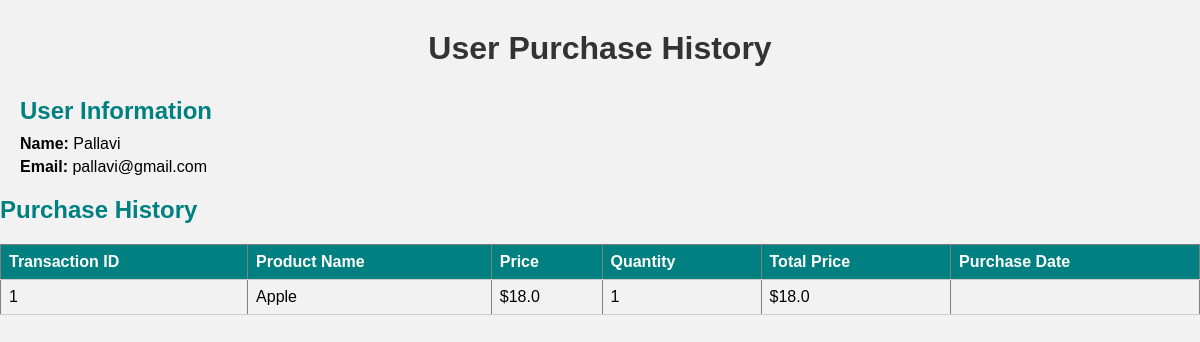
Screenshot of /profile/1 (signed in) with the database file from the repository.
### models.py (models this page shows, shortened)
class User(db.Model,UserMixin):
    id = db.Column(db.Integer, primary_key=True)
    name = db.Column(db.String(100), unique=True, nullable=False)
    email = db.Column(db.String(120), unique=True, nullable=False)
    password = db.Column(db.String(100), nullable=False)

class CartItem(db.Model):
    id = db.Column(db.Integer, primary_key=True)
    user_id = db.Column(db.Integer, db.ForeignKey('user.id'), nullable=False)
    product_id = db.Column(db.Integer, db.ForeignKey('product.id'), nullable=False)
    quantity = db.Column(db.Integer, default=1)
    bought = db.Column(db.Boolean, default=False)
    T_time= db.Column(db.Date, nullable=True)
    user = db.relationship('User', backref='cart_items')
    product = db.relationship('Product', backref='cart_items')

class Product(db.Model):
    id = db.Column(db.Integer, primary_key=True)
    product_name = db.Column(db.String(200), nullable=False, unique=True)
    price = db.Column(db.Float, nullable=False)
    manufacture_date = db.Column(db.Date, nullable=False)
    expiry_date = db.Column(db.Date, nullable=False)
    quantity = db.Column(db.Integer, default=1)
    image_link = db.Column(db.String(200))
    category_id = db.Column(db.Integer, db.ForeignKey('category.id'))
    category = db.relationship('Category', back_populates='products')

### app.py (the view)
@app.route('/profile/<user_id>',methods=['GET','POST'])
@login_required
def profile(user_id):
    user_id = current_user
    return render_template("profile.html",user=user_id)

### app.py (called while the page is built)
@login_manager.user_loader
def load_user(user_id):
    return User.query.get(int(user_id))

### templates/profile.html (shortened to what this page needs)
<!DOCTYPE html>
<html>
<head>
</head>
<body>
    <h1>User Purchase History</h1>
    <div style="margin-left: 20px;">
        <h2>User Information</h2>
        <p><strong>Name:</strong> {{ user.name }}</p>
        <p><strong>Email:</strong> {{ user.email }}</p>
    </div>
    <h2>Purchase History</h2>
    <table border="1">
        <tr>
            <th>Transaction ID</th>
            <th>Product Name</th>
            <th>Price</th>
            <th>Quantity</th>
            <th>Total Price</th>
            <th>Purchase Date</th>
        </tr>
        {% for cart_item in user.cart_items %}
        <tr>
            <td>{{ cart_item.id }}</td>
            <td>{{ cart_item.product.product_name }}</td>
            <td>${{ cart_item.product.price }}</td>
            <td>{{ cart_item.quantity }}</td>
            <td>${{ cart_item.product.price * cart_item.quantity }}</td>
            <td>{{ cart_item.purchase_date }}</td>
        </tr>
        {% endfor %}
    </table>
</body>
</html>

### templates/profile.html (style rules this page uses)
body { font-family: Arial, sans-serif; background-color: #f2f2f2; margin: 0; padding: 0; }
h1 { text-align: center; margin: 30px 0; color: #333; }
h2 { margin-bottom: 10px; color: #008080; }
p { margin: 5px 0; }
table { width: 100%; border-collapse: collapse; margin-top: 20px; }
th, td { padding: 8px; text-align: left; border-bottom: 1px solid #ccc; }
th { background-color: #008080; color: #fff; }
tr:nth-child(even) { background-color: #f2f2f2; }

### rows the page displays
User: name "Pallavi", email "pallavi@gmail.com"
CartItem: id "1", product.product_name "Apple", product.price "18.0", quantity "1", cart_item.product.price*cart_item.quantity "18.0"
